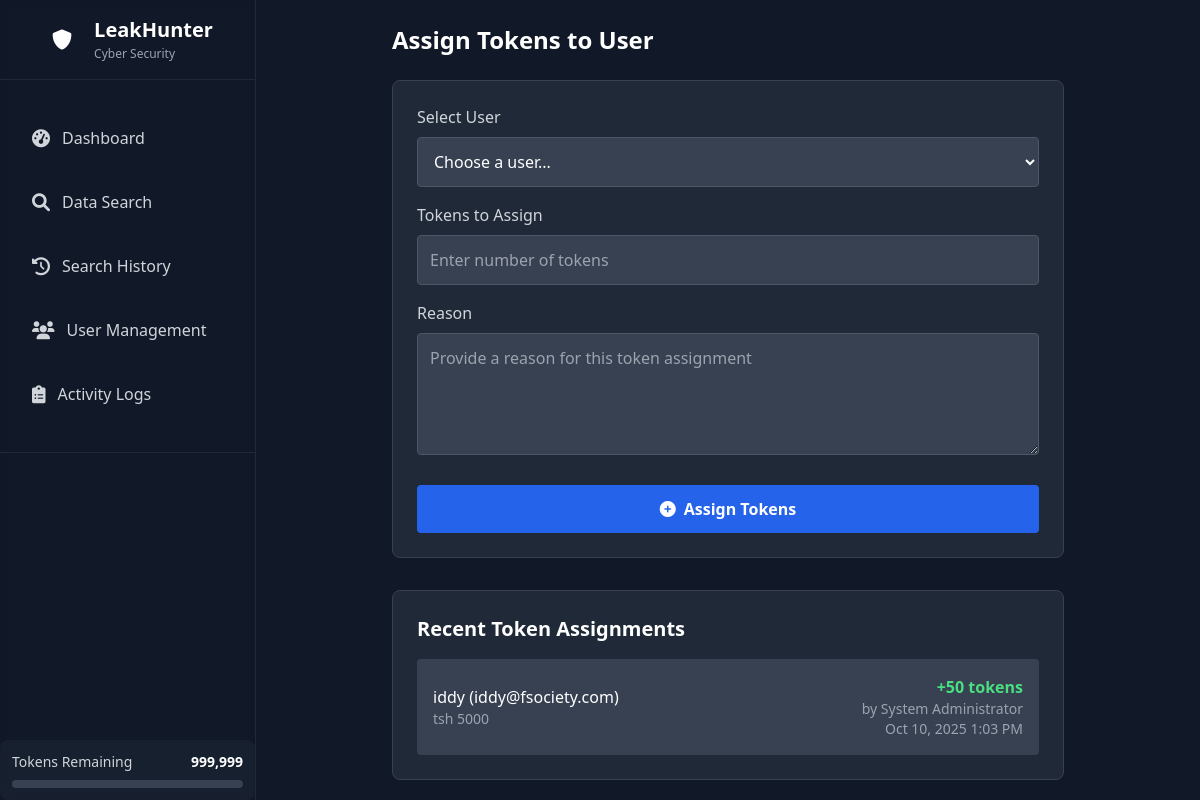
The app's page /admin/assign_token.php (signed in) with its own data.
### tables this page shows
CREATE TABLE `users` (
  `id` int(11) NOT NULL,
  `email` varchar(255) NOT NULL,
  `password` varchar(255) NOT NULL,
  `full_name` varchar(255) NOT NULL,
  `api_token` varchar(500) DEFAULT NULL,
  `tokens_remaining` int(11) DEFAULT 9,
  `device_id` varchar(64) DEFAULT NULL,
  `role` enum('user','admin') DEFAULT 'user',
  `is_banned` tinyint(1) DEFAULT 0,
  `registration_date` timestamp NULL DEFAULT current_timestamp(),
  `created_at` timestamp NULL DEFAULT current_timestamp(),
  `updated_at` timestamp NULL DEFAULT current_timestamp() ON UPDATE current_timestamp(),
  `last_login` timestamp NULL DEFAULT NULL,
  `is_active` tinyint(1) DEFAULT 1
);

CREATE TABLE `token_transactions` (
  `id` int(11) NOT NULL,
  `user_id` int(11) NOT NULL,
  `admin_id` int(11) NOT NULL,
  `tokens_assigned` int(11) NOT NULL,
  `reason` varchar(255) DEFAULT NULL,
  `created_at` timestamp NULL DEFAULT current_timestamp()
);

### includes/config.php (called while the page is built, shortened)
<?php
class Database {
    private static $instance = null;
    private $connection;
    private function __construct() {
        try {
            $dsn = "mysql:host=" . DB_HOST . ";dbname=" . DB_NAME . ";charset=" . DB_CHARSET;
            $this->connection = new PDO($dsn, DB_USER, DB_PASS, [
                PDO::ATTR_ERRMODE => PDO::ERRMODE_EXCEPTION,
                PDO::ATTR_DEFAULT_FETCH_MODE => PDO::FETCH_ASSOC,
                PDO::ATTR_EMULATE_PREPARES => false,
            ]);
        } catch (PDOException $e) {
            error_log("Database connection failed: " . $e->getMessage());
            die("Database connection failed. Please check your configuration.");
        }
    }
    public static function getInstance() {
        if (self::$instance === null) {
            self::$instance = new self();
        }
        return self::$instance;
    }
    public function getConnection() {
        return $this->connection;
    }
}
function getUserInfo() {
    try {
        $db = Database::getInstance()->getConnection();
        $stmt = $db->prepare("SELECT * FROM users WHERE id = ? AND is_active = 1 AND is_banned = 0");
        $stmt->execute([$_SESSION['user_id']]);
        return $stmt->fetch();
    } catch (Exception $e) {
        error_log("Failed to get user info: " . $e->getMessage());
        return null;
    }
}
?>

### admin/assign_token.php (the view, shortened to what this page needs)
<?php
require_once '../includes/config.php';
try {
    $db = Database::getInstance()->getConnection();
} catch (Exception $e) {
    $users = [];
}
?>
<!DOCTYPE html>
<html lang="en">
<head>
    <script src="https://cdn.tailwindcss.com"></script>
    <link href="https://cdnjs.cloudflare.com/ajax/libs/font-awesome/6.0.0/css/all.min.css" rel="stylesheet">
</head>
<body class="bg-gray-900 min-h-screen text-white">
    <?php include 'sidebar.php'; ?>
    <div class="lg:ml-64 min-h-screen p-6">
        <div class="max-w-2xl mx-auto">
            <h1 class="text-2xl font-bold mb-6">Assign Tokens to User</h1>
            <div class="bg-gray-800 rounded-lg p-6 border border-gray-700">
                <form method="POST">
                    <div class="mb-4">
                        <label class="block text-gray-300 mb-2">Select User</label>
                        <select name="user_id" required class="w-full p-3 rounded bg-gray-700 text-white border border-gray-600 focus:border-blue-500 focus:outline-none">
                            <option value="">Choose a user...</option>
                        </select>
                    </div>
                    <div class="mb-4">
                        <label class="block text-gray-300 mb-2">Tokens to Assign</label>
                        <input type="number" name="tokens" min="1" max="1000" required
                               class="w-full p-3 rounded bg-gray-700 text-white border border-gray-600 focus:border-blue-500 focus:outline-none"
                               value="<?php echo htmlspecialchars($_POST['tokens'] ?? ''); ?>"
                               placeholder="Enter number of tokens">
                    </div>
                    <div class="mb-6">
                        <label class="block text-gray-300 mb-2">Reason</label>
                        <textarea name="reason" rows="4" required
                                  class="w-full p-3 rounded bg-gray-700 text-white border border-gray-600 focus:border-blue-500 focus:outline-none"
                                  placeholder="Provide a reason for this token assignment"><?php echo htmlspecialchars($_POST['reason'] ?? ''); ?></textarea>
                    </div>
                    <button type="submit" class="w-full bg-blue-600 hover:bg-blue-700 text-white font-bold py-3 px-4 rounded transition-colors">
                        <i class="fas fa-plus-circle mr-2"></i>Assign Tokens
                    </button>
                </form>
            </div>
            <div class="mt-8 bg-gray-800 rounded-lg p-6 border border-gray-700">
                <h2 class="text-xl font-semibold mb-4">Recent Token Assignments</h2>
                <?php
                try {
                    $stmt = $db->prepare("
                        SELECT tt.*, u.full_name, u.email, a.full_name as admin_name
                        FROM token_transactions tt
                        JOIN users u ON tt.user_id = u.id
                        JOIN users a ON tt.admin_id = a.id
                        ORDER BY tt.created_at DESC LIMIT 10
                    ");
                    $stmt->execute();
                    $transactions = $stmt->fetchAll();
                } catch (Exception $e) {
                    $transactions = [];
                }
                ?>
                <?php if (empty($transactions)): ?>
                    <p class="text-gray-400">No token assignments yet.</p>
                <?php else: ?>
                    <div class="space-y-3">
                        <?php foreach ($transactions as $t): ?>
                            <div class="flex items-center justify-between p-4 bg-gray-700 rounded">
                                <div>
                                    <p class="text-white font-medium">
                                        <?php echo htmlspecialchars($t['full_name']); ?> (<?php echo htmlspecialchars($t['email']); ?>)
                                    </p>
                                    <p class="text-gray-400 text-sm"><?php echo htmlspecialchars($t['reason']); ?></p>
                                </div>
                                <div class="text-right">
                                    <p class="text-green-400 font-semibold">+<?php echo $t['tokens_assigned']; ?> tokens</p>
                                    <p class="text-gray-400 text-sm">
                                        by <?php echo htmlspecialchars($t['admin_name']); ?><br>
                                        <?php echo date('M j, Y g:i A', strtotime($t['created_at'])); ?>
                                    </p>
                                </div>
                            </div>
                        <?php endforeach; ?>
                    </div>
                <?php endif; ?>
            </div>
        </div>
    </div>
</body>
</html>

### admin/sidebar.php (shortened to what this page needs)
<?php
$current_page = basename($_SERVER['PHP_SELF']);
$user = getUserInfo();
?>
<div id="sidebar" class="fixed inset-y-0 left-0 z-40 w-64 bg-cyber-gray/95 backdrop-blur-sm border-r border-gray-800 transform -translate-x-full lg:translate-x-0 transition-transform duration-300 ease-in-out flex flex-col justify-between">
    <div class="flex flex-col">
        <div class="flex items-center justify-center h-20 px-4 border-b border-gray-800">
            <div class="flex items-center space-x-3">
                <div class="w-10 h-10 bg-gradient-to-r from-cyber-green to-cyber-blue rounded-lg flex items-center justify-center">
                    <i class="fas fa-shield-alt text-white text-xl"></i>
                </div>
                <div>
                    <h1 class="text-xl font-bold text-white leading-tight">LeakHunter</h1>
                    <p class="text-xs text-gray-400 mt-1">Cyber Security</p>
                </div>
            </div>
        </div>
        <nav class="mt-8 px-4 pb-8 border-b border-gray-800">
            <ul class="space-y-3">
                <li>
                    <a href="dashboard.php"
                       class="flex items-center px-4 py-3 text-gray-300 rounded-lg hover:bg-gray-800 hover:text-white transition-all group <?php echo $current_page === 'dashboard.php' ? 'bg-cyber-blue/20 text-cyber-blue border-r-2 border-cyber-blue' : ''; ?>">
                        <i class="fas fa-tachometer-alt mr-3 text-lg group-hover:text-cyber-blue transition-colors"></i>
                        <span class="font-medium">Dashboard</span>
                    </a>
                </li>
                <li>
                    <a href="search.php"
                       class="flex items-center px-4 py-3 text-gray-300 rounded-lg hover:bg-gray-800 hover:text-white transition-all group <?php echo $current_page === 'search.php' ? 'bg-cyber-blue/20 text-cyber-blue border-r-2 border-cyber-blue' : ''; ?>">
                        <i class="fas fa-search mr-3 text-lg group-hover:text-cyber-green transition-colors"></i>
                        <span class="font-medium">Data Search</span>
                    </a>
                </li>
                <li>
                    <a href="history.php"
                       class="flex items-center px-4 py-3 text-gray-300 rounded-lg hover:bg-gray-800 hover:text-white transition-all group <?php echo $current_page === 'history.php' ? 'bg-cyber-blue/20 text-cyber-blue border-r-2 border-cyber-blue' : ''; ?>">
                        <i class="fas fa-history mr-3 text-lg group-hover:text-cyber-purple transition-colors"></i>
                        <span class="font-medium">Search History</span>
                    </a>
                </li>
                <li>
                    <a href="users.php"
                       class="flex items-center px-4 py-3 text-gray-300 rounded-lg hover:bg-gray-800 hover:text-white transition-all group <?php echo $current_page === 'users.php' ? 'bg-cyber-blue/20 text-cyber-blue border-r-2 border-cyber-blue' : ''; ?>">
                        <i class="fas fa-users mr-3 text-lg group-hover:text-cyber-orange transition-colors"></i>
                        <span class="font-medium">User Management</span>
                    </a>
                </li>
                <li>
                    <a href="logs.php"
                       class="flex items-center px-4 py-3 text-gray-300 rounded-lg hover:bg-gray-800 hover:text-white transition-all group <?php echo $current_page === 'logs.php' ? 'bg-cyber-blue/20 text-cyber-blue border-r-2 border-cyber-blue' : ''; ?>">
                        <i class="fas fa-clipboard-list mr-3 text-lg group-hover:text-cyber-red transition-colors"></i>
                        <span class="font-medium">Activity Logs</span>
                    </a>
                </li>
            </ul>
        </nav>
    </div>
        <div class="bg-gray-800/50 rounded-lg p-3 space-y-2">
            <div class="flex items-center justify-between">
                <span class="text-sm text-gray-300">Tokens Remaining</span>
                <span class="text-sm font-bold text-cyber-green"><?php echo number_format($user['tokens_remaining']); ?></span>
            </div>
            <div class="w-full bg-gray-700 rounded-full h-2">
                <div class="bg-gradient-to-r from-cyber-green to-cyber-blue h-2 rounded-full transition-all duration-500"
                     style="width: <?php echo min(100, ($user['tokens_remaining'] / 100) * 100); ?>%"></div>
            </div>
        </div>
    </div>

### records on screen
users: tokens_remaining "999,999"
token_transactions: user.full_name "iddy", user.email "iddy@fsociety.com", reason "tsh 5000", tokens_assigned "50", admin.full_name "System Administrator", created_at "Oct 10, 2025 1:03 PM"
